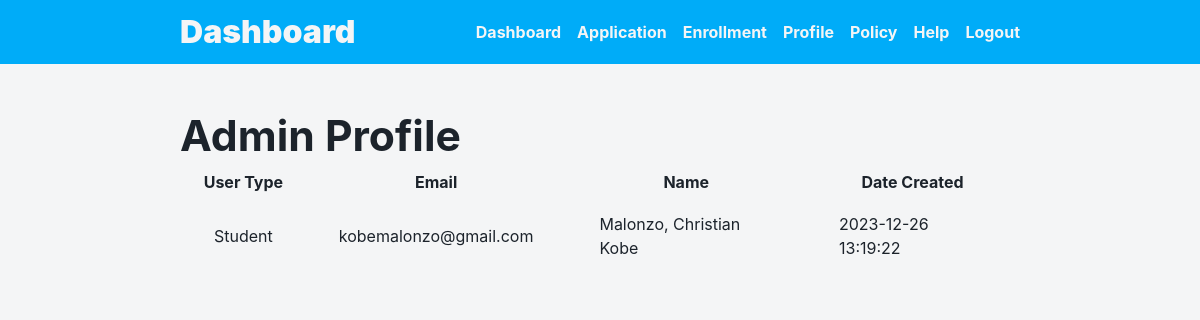
The page /src/modules/dashboard/admin_profile.php (signed in) on the database its author committed.
### tables this page shows
CREATE TABLE `users` (
  `User_ID` bigint(20) NOT NULL,
  `First_Name` varchar(100) NOT NULL,
  `Last_Name` varchar(100) NOT NULL,
  `Email` varchar(255) NOT NULL,
  `Password` varchar(255) NOT NULL,
  `User_Type` enum('Student','Administrator','','') NOT NULL DEFAULT 'Student',
  `Date_Created` timestamp NOT NULL DEFAULT current_timestamp()
);

### config.php (called while the page is built, shortened)
<?php
$_C2_style_css = '../../../style.css';
$_C2_button_css = '../../css/button.css';
$_C2_forms_css = '../../css/forms.css';
$_C2_icon_css = '../../css/icon.css';
$_C2_module_css = '../../css/module.css';
$_C2_navbar_css = '../../css/navbar.css';

### src/process/session.php (called while the page is built, shortened)
<?php
if (isset($_SESSION['user_id'])) {
    $sql = "SELECT * FROM users WHERE User_ID = {$_SESSION['user_id']}";
    $result = $mysqli->query($sql);
    $user = $result->fetch_assoc();
}

### src/modules/dashboard/admin_profile.php (the view, shortened to what this page needs)
<?php include '../../../config.php'; ?>
<?php include $_C2_session_php; ?>
<!DOCTYPE html>
<html lang="en">
<head>
    <link rel="stylesheet" href="<?php echo $_C2_style_css; ?>">
    <link rel="stylesheet" href="<?php echo $_C2_module_css; ?>">
    <link rel="stylesheet" href="<?php echo $_C2_button_css; ?>">
    <link rel="stylesheet" href="<?php echo $_C2_icon_css; ?>">
    <link rel="stylesheet" href="<?php echo $_C2_navbar_css; ?>">
    <link rel="stylesheet" href="<?php echo $_C2_forms_css; ?>">
</head>
<body>
    <?php if(isset($user)): ?>
    <section class="adminprofile1 container">
        <h1>Admin Profile</h1>
        <table>
            <tbody>
                <th>User Type</th>
                <th>Email</th>
                <th>Name</th>
                <th>Date Created</th>
                    <tr>
                        <td><?php echo $user['User_Type']?></td>
                        <td><?php echo $user['Email']?></td>
                        <td><?php echo $user['Last_Name'], ', ', $user['First_Name']?></td>
                        <td><?php echo $user['Date_Created']?></td>
            </tbody>
        </table>
    </section>
    <?php else: ?>
    <?php endif; ?>
</body>
</html>

### style.css (style rules this page uses)
*, *::after, *::before { padding: 0; margin: 0; box-sizing: border-box; }
:root { font-family: Inter, system-ui, Avenir, Helvetica, Arial, sans-serif; line-height: 1.5; font-weight: 400; color: var(--black); background-color: var(--white_1); font-synthesis: none; text-rendering: optimizeLegibility; -webkit-font-smoothing: antialiased; -moz-osx-font-smoothing: grayscale; --dark_blue: #003e5d; --mid_blue: #0176aa; --light_blue: #00acf8; --pale_light_blue: #4f9ef8; --green: #06a948; --orange: #f89807; --yellow_orange: #f4bc1c; --red: #ff3b30; --white_1: #f4f5f6; --white_2: #e8ecec; --white_3: #f2f2f2; --light_gray: #d9d9d9; --gray: #1e1e1e; --dark_gray: #1a1a1a; --black: #1c232b; }
body { margin: 0; min-width: 320px; min-height: 100vh; }
h1 { font-size: min(7vw, 32pt); font-weight: 700; }
.container { padding: 2.5rem 15vw; }

### src/css/forms.css (style rules this page uses)
td { padding: 1rem 2rem; }

### rows shown on the page
users: User_Type "Student", Email "kobemalonzo@gmail.com", Last_Name "Malonzo", First_Name "Christian Kobe", Date_Created "2023-12-26 13:19:22"

### other values the page prints
$navbar_2_item['title'] "Dashboard"
$navbar_2_item['title'] "Application"
$navbar_2_item['title'] "Enrollment"
$navbar_2_item['title'] "Profile"
$navbar_2_item['title'] "Policy"
$navbar_2_item['title'] "Help"
$navbar_2_item['title'] "Logout"
